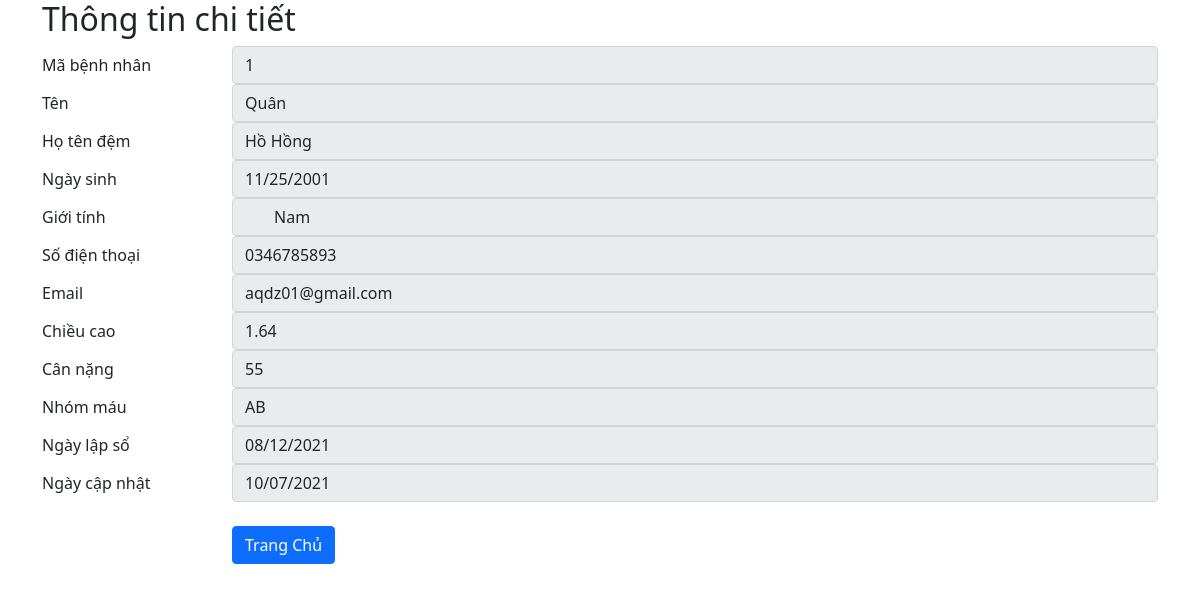
Page /information-patient.php?patientid=1 on the committed database.
### tables this page shows
CREATE TABLE `patient` (
  `patientid` int(10) NOT NULL,
  `firstname` varchar(100) NOT NULL,
  `lastname` varchar(100) NOT NULL,
  `dateofbirth` date NOT NULL,
  `gender` varchar(100) NOT NULL,
  `mobile` varchar(100) NOT NULL,
  `email` varchar(100) NOT NULL,
  `height` float NOT NULL,
  `weight` float NOT NULL,
  `blood_type` varchar(100) NOT NULL,
  `created_on` date NOT NULL,
  `modified_on` date NOT NULL
);

### src/information-patient.php (the view, shortened to what this page needs)
<?php
    include('./config.php');
    if(isset($_GET['patientid'])){
        $patientid =$_GET['patientid'];
        $sql1 ="SELECT * FROM `patient` WHERE patientid = '$patientid'";
        $result1 = mysqli_query($conn,$sql1);
        if($result1){
            $row  = mysqli_fetch_assoc($result1);
            $patientid1 =$row['patientid'];
            $fname1 = $row['firstname'];
            $lname1 = $row['lastname'];
            $date1 = $row['dateofbirth'];
            $gender1 = $row['gender'];
            $mobile1 = $row['mobile'];
            $email1 = $row['email'];
            $height1 = $row['height'];
            $weight1 = $row['weight'];
            $blood_type1 = $row['blood_type'];
            $created_on1 = $row['created_on'];
            $modified_on1 = $row['modified_on'];
        }
    }
?>
<!DOCTYPE html>
<html lang="en">
<head>
    <link href="https://cdn.jsdelivr.net/npm/bootstrap@5.0.2/dist/css/bootstrap.min.css" rel="stylesheet">
</head>
<body>
<main class="container">
    <h2>Thông tin chi tiết</h2>
   <form action="" method="post">
   <div class="form-group row">
        <label for="empPostion" class="col-sm-2 col-form-label">Mã bệnh nhân</label>
        <div class="col-sm-10">
            <input readonly type="text" class="form-control" id="firstname" name="firstname" value="<?php echo $patientid1;?>">
        </div>
    </div>
    <div class="form-group row">
        <label for="empPostion" class="col-sm-2 col-form-label">Tên</label>
        <div class="col-sm-10">
            <input readonly type="text" class="form-control" id="firstname" name="firstname" value="<?php echo  $fname1;?>">
        </div>
    </div>
    <div class="form-group row">
        <label for="empEmail" class="col-sm-2 col-form-label">Họ tên đệm</label>
        <div class="col-sm-10">
            <input readonly type="text" class="form-control" id="lastname" name="lastname" value="<?php echo $lname1;?>">
        </div>
    </div>
    <div class="form-group row">
        <label for="empMobile" class="col-sm-2 col-form-label">Ngày sinh</label>
        <div class="col-sm-10">
            <input readonly type="date" class="form-control" id="dateofbirth" name="dateofbirth" value="<?php echo $date1;?>">
        </div>
    </div>
    <div class="form-group row">
        <label for="empMobile" class="col-sm-2 col-form-label">Giới tính</label>
        <div class="col-sm-10">
            <input readonly type="text" class="form-control" id="gender" name="gender" value="<?php echo  $gender1;?>">
        </div>
    </div>
    <div class="form-group row">
        <label for="empMobile" class="col-sm-2 col-form-label">Số điện thoại</label>
        <div class="col-sm-10">
            <input readonly type="tel" class="form-control" id="mobile" name="mobile" value="<?php echo  $mobile1;?>">
        </div>
    </div>
    <div class="form-group row">
        <label for="empMobile" class="col-sm-2 col-form-label">Email</label>
        <div class="col-sm-10">
            <input readonly type="tel" class="form-control" id="email" name="email" value="<?php echo  $email1;?>">
        </div>
    </div>
    <div class="form-group row">
        <label for="empMobile" class="col-sm-2 col-form-label">Chiều cao</label>
        <div class="col-sm-10">
            <input readonly type="text" class="form-control" id="height" name="height" value="<?php echo  $height1;?>">
        </div>
    </div>
    <div class="form-group row">
        <label for="empMobile" class="col-sm-2 col-form-label">Cân nặng</label>
        <div class="col-sm-10">
            <input readonly type="text" class="form-control" id="weight" name="weight" value="<?php echo $weight1 ;?>">
        </div>
    </div>
    <div class="form-group row">
        <label for="empMobile" class="col-sm-2 col-form-label">Nhóm máu</label>
        <div class="col-sm-10">
            <input readonly type="text" class="form-control" id="blood_type" name="blood_type" value="<?php echo $blood_type1;?>">
        </div>
    </div>
    <div class="form-group row">
        <label for="empMobile" class="col-sm-2 col-form-label">Ngày lập sổ</label>
        <div class="col-sm-10">
            <input readonly type="date" class="form-control" id="created_on" name="created_on" value="<?php echo  $created_on1;?>">
        </div>
    </div>
    <div class="form-group row">
        <label for="empMobile" class="col-sm-2 col-form-label">Ngày cập nhật</label>
        <div class="col-sm-10">
            <input readonly type="date" class="form-control" id="modified_on" name="modified_on" value="<?php echo  $modified_on1;?>">
        </div>
    </div>
    <br>
    <div class="form-group row">
        <label for="empEmail" class="col-sm-2 col-form-label"></label>
        <div class="col-sm-10">
      <a href="./index.php" class="btn btn-primary">Trang Chủ</a>
        </div>
    </div>
    </form>
</main>
</body>
</html>

### rows in the picture
patient: firstname "1", firstname "Quân", lastname "Hồ Hồng", dateofbirth "11/25/2001", gender "Nam", mobile "0346785893", email "aqdz01@gmail.com", height "1.64", weight "55", blood_type "AB", created_on "08/12/2021", modified_on "10/07/2021"
